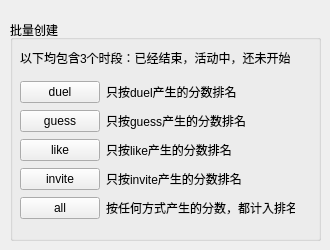
    <widget class="QWidget" name="tab_3">
     <attribute name="title">
      <string>event</string>
     </attribute>
     <widget class="QGroupBox" name="groupBox_11">
      <property name="geometry">
       <rect>
        <x>10</x>
        <y>20</y>
        <width>311</width>
        <height>221</height>
       </rect>
      </property>
      <property name="title">
       <string>批量创建</string>
      </property>
      <widget class="QLabel" name="label_14">
       <property name="geometry">
        <rect>
         <x>10</x>
         <y>30</y>
         <width>270</width>
         <height>16</height>
        </rect>
       </property>
       <property name="text">
        <string>以下均包含3个时段：已经结束，活动中，还未开始</string>
       </property>
      </widget>
      <widget class="QWidget" name="layoutWidget">
       <property name="geometry">
        <rect>
         <x>10</x>
         <y>60</y>
         <width>275</width>
         <height>141</height>
        </rect>
       </property>
       <layout class="QGridLayout" name="gridLayout_15">
        <item row="0" column="0">
         <widget class="QPushButton" name="event_PushButton_duel">
          <property name="text">
           <string>duel</string>
          </property>
         </widget>
        </item>
        <item row="0" column="1">
         <widget class="QLabel" name="label_49">
          <property name="toolTip">
           <string>&lt;html&gt;&lt;head/&gt;&lt;body&gt;&lt;p&gt;&lt;span style=&quot; color:#909090;&quot;&gt;1111&lt;/span&gt;&lt;/p&gt;&lt;/body&gt;&lt;/html&gt;</string>
          </property>
          <property name="text">
           <string>&lt;html&gt;&lt;head/&gt;&lt;body&gt;&lt;p&gt;只按duel产生的分数排名&lt;/p&gt;&lt;/body&gt;&lt;/html&gt;</string>
          </property>
         </widget>
        </item>
        <item row="1" column="0">
         <widget class="QPushButton" name="event_PushButton_guess">
          <property name="text">
           <string>guess</string>
          </property>
         </widget>
        </item>
        <item row="1" column="1">
         <widget class="QLabel" name="label_50">
          <property name="toolTip">
           <string>&lt;html&gt;&lt;head/&gt;&lt;body&gt;&lt;p&gt;&lt;span style=&quot; color:#909090;&quot;&gt;1111&lt;/span&gt;&lt;/p&gt;&lt;/body&gt;&lt;/html&gt;</string>
          </property>
          <property name="text">
           <string>&lt;html&gt;&lt;head/&gt;&lt;body&gt;&lt;p&gt;只按guess产生的分数排名&lt;/p&gt;&lt;/body&gt;&lt;/html&gt;</string>
          </property>
         </widget>
        </item>
        <item row="2" column="0">
         <widget class="QPushButton" name="event_PushButton_like">
          <property name="text">
           <string>like</string>
          </property>
         </widget>
        </item>
        <item row="2" column="1">
         <widget class="QLabel" name="label_51">
          <property name="toolTip">
           <string>&lt;html&gt;&lt;head/&gt;&lt;body&gt;&lt;p&gt;&lt;span style=&quot; color:#909090;&quot;&gt;1111&lt;/span&gt;&lt;/p&gt;&lt;/body&gt;&lt;/html&gt;</string>
          </property>
          <property name="text">
           <string>&lt;html&gt;&lt;head/&gt;&lt;body&gt;&lt;p&gt;只按like产生的分数排名&lt;/p&gt;&lt;/body&gt;&lt;/html&gt;</string>
          </property>
         </widget>
        </item>
        <item row="3" column="0">
         <widget class="QPushButton" name="event_PushButton_invite">
          <property name="text">
           <string>invite</string>
          </property>
         </widget>
        </item>
        <item row="3" column="1">
         <widget class="QLabel" name="label_52">
          <property name="toolTip">
           <string>&lt;html&gt;&lt;head/&gt;&lt;body&gt;&lt;p&gt;&lt;span style=&quot; color:#909090;&quot;&gt;1111&lt;/span&gt;&lt;/p&gt;&lt;/body&gt;&lt;/html&gt;</string>
          </property>
          <property name="text">
           <string>&lt;html&gt;&lt;head/&gt;&lt;body&gt;&lt;p&gt;只按invite产生的分数排名&lt;/p&gt;&lt;/body&gt;&lt;/html&gt;</string>
          </property>
         </widget>
        </item>
        <item row="4" column="0">
         <widget class="QPushButton" name="event_PushButton_all">
          <property name="text">
           <string>all</string>
          </property>
         </widget>
        </item>
        <item row="4" column="1">
         <widget class="QLabel" name="label_53">
          <property name="toolTip">
           <string>&lt;html&gt;&lt;head/&gt;&lt;body&gt;&lt;p&gt;&lt;span style=&quot; color:#909090;&quot;&gt;1111&lt;/span&gt;&lt;/p&gt;&lt;/body&gt;&lt;/html&gt;</string>
          </property>
          <property name="text">
           <string>&lt;html&gt;&lt;head/&gt;&lt;body&gt;&lt;p&gt;按任何方式产生的分数，都计入排名&lt;/p&gt;&lt;/body&gt;&lt;/html&gt;</string>
          </property>
         </widget>
        </item>
       </layout>
      </widget>
     </widget>
    </widget>
